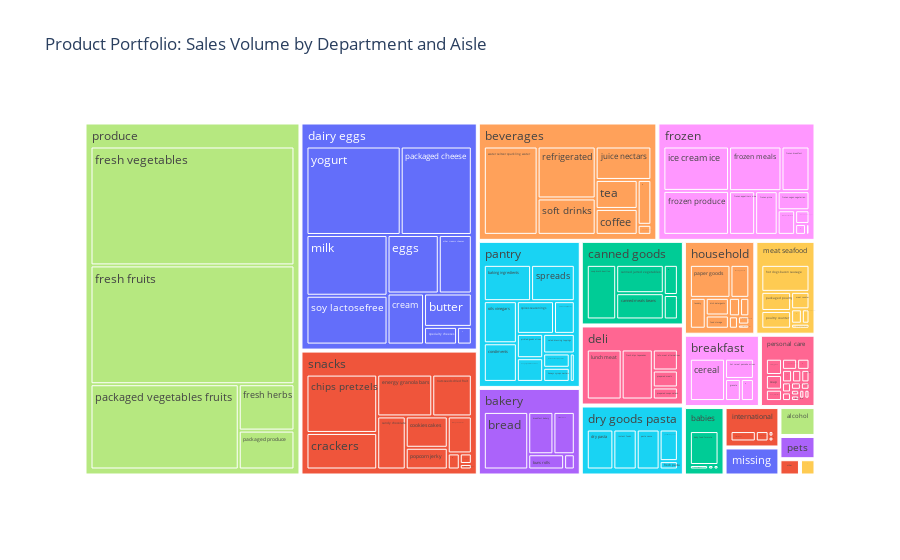

Notebook source saved alongside this figure:
### Markdown cell above
### 3.1 What is the structure and composition of our datasets?

### Code cell
# Step 1: Count number of products per department and aisle
tmp = (
    products
    .groupby(['department_id', 'aisle_id'])
    .size()
    .reset_index(name='n')
    .merge(departments, on='department_id')
    .merge(aisles, on='aisle_id')
)

# Step 2: Count number of times each product was ordered
tmp2 = (
    order_products
    .groupby('product_id')
    .size()
    .reset_index(name='count')
    .merge(products, on='product_id')
    .groupby(['department_id', 'aisle_id'])
    .agg(sumcount=('count', 'sum'))
    .reset_index()
    .merge(tmp, on=['department_id', 'aisle_id'])
)

# Step 3: Add dummy size for optional treemap
tmp2['onesize'] = 1

# View output
print(tmp2.head())




# Temporarily suppress just this warning
with warnings.catch_warnings():
    warnings.filterwarnings("ignore", message=".*observed=False.*")
    fig = px.treemap(
        tmp2,
        path=['department', 'aisle'],
        values='sumcount',
        color='department',
        title='Product Portfolio: Sales Volume by Department and Aisle'
    )
    fig.show()

### Figure 1 — Plotly figure (JSON) as saved in the notebook; plotly's stock layout.template omitted (floating-point values rounded to 4 significant figures; data arrays with more than 128 entries replaced by an {"elided": "..."} marker saying what was removed)
{"data": [{"branchvalues": "total", "customdata": {"elided": "2835x1 str values"}, "domain": {"x": [0, 1], "y": [0, 1]}, "hovertemplate": "labels=%{label}<br>sumcount=%{value}<br>parent=%{parent}<br>id=%{id}<br>department=%{customdata[0]}<extra></extra>", "ids": {"elided": "2835 str values"}, "labels": {"elided": "2835 str values"}, "marker": {"colors": {"elided": "2835 str values"}}, "name": "", "parents": {"elided": "2835 str values"}, "type": "treemap", "values": {"elided": "2835 int values"}}], "layout": {"legend": {"tracegroupgap": 0}, "title": {"text": "Product Portfolio: Sales Volume by Department and Aisle"}}}
